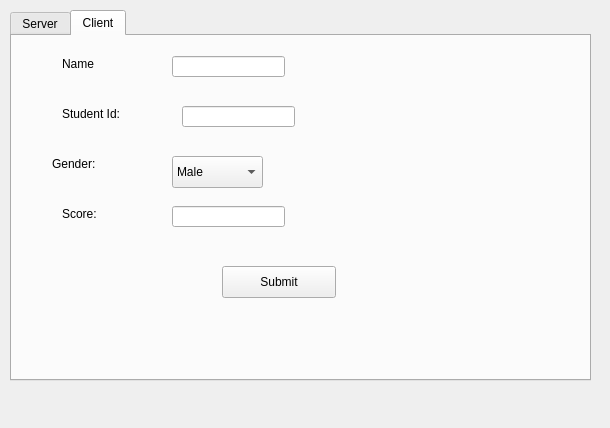
<?xml version="1.0" encoding="UTF-8"?>
<ui version="4.0">
 <class>MainWindow</class>
 <widget class="QMainWindow" name="MainWindow">
  <property name="geometry">
   <rect>
    <x>0</x>
    <y>0</y>
    <width>610</width>
    <height>428</height>
   </rect>
  </property>
  <property name="windowTitle">
   <string>MainWindow</string>
  </property>
  <widget class="QWidget" name="centralwidget">
   <widget class="QTabWidget" name="tabWidget">
    <property name="geometry">
     <rect>
      <x>10</x>
      <y>10</y>
      <width>581</width>
      <height>371</height>
     </rect>
    </property>
    <property name="currentIndex">
     <number>1</number>
    </property>
    <widget class="QWidget" name="tab">
     <attribute name="title">
      <string>Server</string>
     </attribute>
     <widget class="QPushButton" name="listenButton">
      <property name="geometry">
       <rect>
        <x>240</x>
        <y>20</y>
        <width>114</width>
        <height>32</height>
       </rect>
      </property>
      <property name="text">
       <string>Start Listen</string>
      </property>
     </widget>
     <widget class="QLabel" name="messageLabel">
      <property name="geometry">
       <rect>
        <x>10</x>
        <y>50</y>
        <width>561</width>
        <height>181</height>
       </rect>
      </property>
      <property name="text">
       <string/>
      </property>
      <property name="alignment">
       <set>Qt::AlignLeading|Qt::AlignLeft|Qt::AlignTop</set>
      </property>
     </widget>
    </widget>
    <widget class="QWidget" name="tab_2">
     <attribute name="title">
      <string>Client</string>
     </attribute>
     <widget class="QLabel" name="label">
      <property name="geometry">
       <rect>
        <x>50</x>
        <y>20</y>
        <width>59</width>
        <height>16</height>
       </rect>
      </property>
      <property name="text">
       <string>Name</string>
      </property>
     </widget>
     <widget class="QLabel" name="label_2">
      <property name="geometry">
       <rect>
        <x>50</x>
        <y>70</y>
        <width>101</width>
        <height>16</height>
       </rect>
      </property>
      <property name="text">
       <string>Student Id:</string>
      </property>
     </widget>
     <widget class="QLabel" name="label_3">
      <property name="geometry">
       <rect>
        <x>40</x>
        <y>120</y>
        <width>59</width>
        <height>16</height>
       </rect>
      </property>
      <property name="text">
       <string>Gender:</string>
      </property>
     </widget>
     <widget class="QLabel" name="label_4">
      <property name="geometry">
       <rect>
        <x>50</x>
        <y>170</y>
        <width>59</width>
        <height>16</height>
       </rect>
      </property>
      <property name="text">
       <string>Score:</string>
      </property>
     </widget>
     <widget class="QPushButton" name="pushButton_2">
      <property name="geometry">
       <rect>
        <x>210</x>
        <y>230</y>
        <width>114</width>
        <height>32</height>
       </rect>
      </property>
      <property name="text">
       <string>Submit</string>
      </property>
     </widget>
     <widget class="QLineEdit" name="nameLineEdit">
      <property name="geometry">
       <rect>
        <x>160</x>
        <y>20</y>
        <width>113</width>
        <height>21</height>
       </rect>
      </property>
     </widget>
     <widget class="QLineEdit" name="studentIdLineEdit">
      <property name="geometry">
       <rect>
        <x>170</x>
        <y>70</y>
        <width>113</width>
        <height>21</height>
       </rect>
      </property>
      <property name="inputMask">
       <string>9999999999</string>
      </property>
     </widget>
     <widget class="QLineEdit" name="scoreLineEdit">
      <property name="geometry">
       <rect>
        <x>160</x>
        <y>170</y>
        <width>113</width>
        <height>21</height>
       </rect>
      </property>
      <property name="inputMask">
       <string>000</string>
      </property>
     </widget>
     <widget class="QComboBox" name="genderComboBox">
      <property name="geometry">
       <rect>
        <x>160</x>
        <y>120</y>
        <width>91</width>
        <height>32</height>
       </rect>
      </property>
      <item>
       <property name="text">
        <string>Male</string>
       </property>
      </item>
      <item>
       <property name="text">
        <string>Female</string>
       </property>
      </item>
     </widget>
    </widget>
   </widget>
  </widget>
  <widget class="QMenuBar" name="menubar">
   <property name="geometry">
    <rect>
     <x>0</x>
     <y>0</y>
     <width>610</width>
     <height>22</height>
    </rect>
   </property>
  </widget>
 </widget>
 <resources/>
 <connections>
  <connection>
   <sender>pushButton_2</sender>
   <signal>clicked()</signal>
   <receiver>MainWindow</receiver>
   <slot>onSubmit()</slot>
   <hints>
    <hint type="sourcelabel">
     <x>308</x>
     <y>310</y>
    </hint>
    <hint type="destinationlabel">
     <x>279</x>
     <y>412</y>
    </hint>
   </hints>
  </connection>
  <connection>
   <sender>listenButton</sender>
   <signal>clicked()</signal>
   <receiver>MainWindow</receiver>
   <slot>onListen()</slot>
   <hints>
    <hint type="sourcelabel">
     <x>286</x>
     <y>92</y>
    </hint>
    <hint type="destinationlabel">
     <x>601</x>
     <y>60</y>
    </hint>
   </hints>
  </connection>
 </connections>
 <slots>
  <slot>onListen()</slot>
  <slot>onSubmit()</slot>
 </slots>
</ui>
